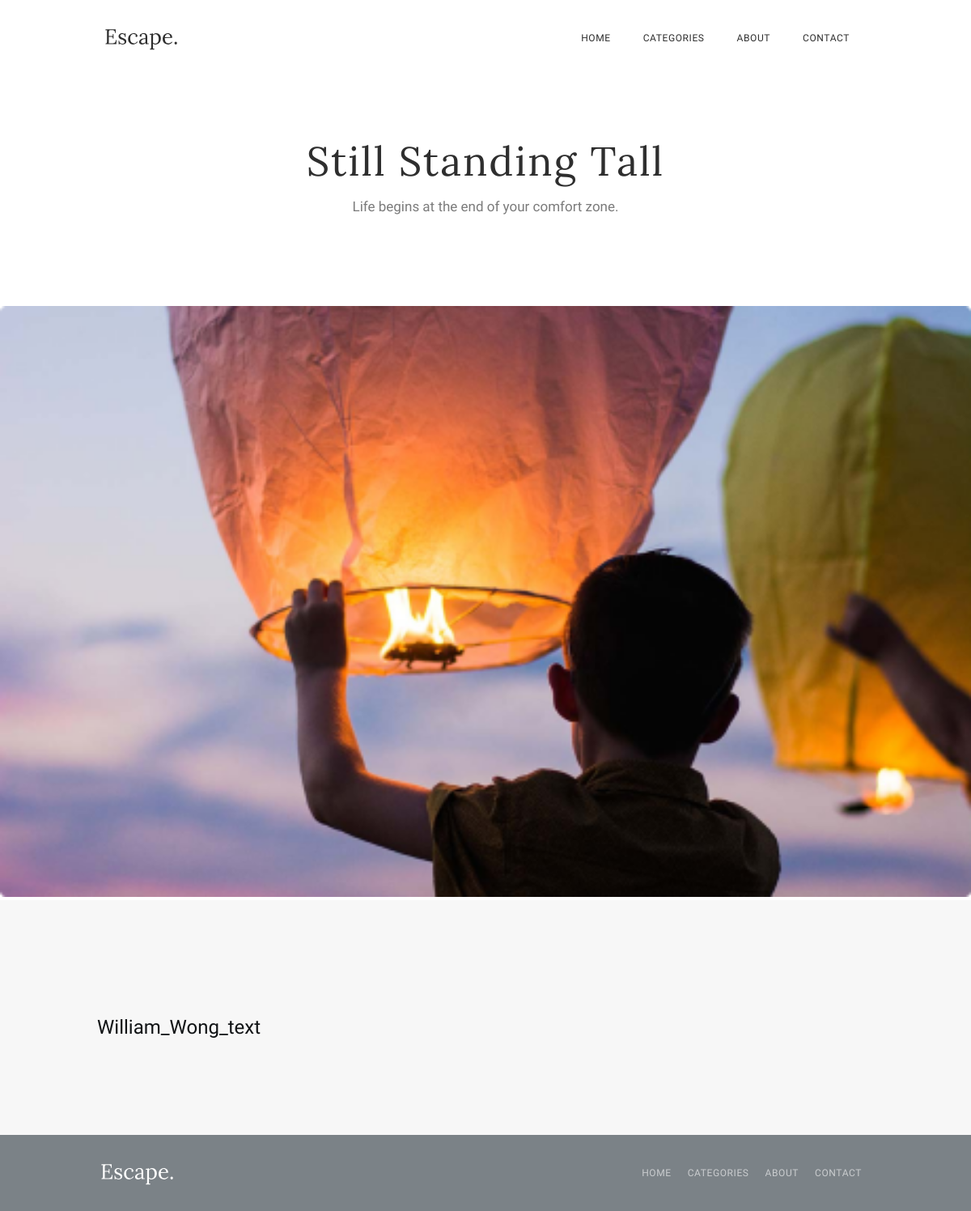
/post?id=3, run on the app's committed database.
### tables this page shows
CREATE TABLE post
(
	`id` INT NOT NULL AUTO_INCREMENT,
	`title` VARCHAR(255),
	`subtitle` VARCHAR(255),
	`content` TEXT NOT NULL,
	`author` VARCHAR(255),
	`author_url` VARCHAR(255),
	`publish_date` VARCHAR(255),
	`image_url` VARCHAR(255),
	`featured` TINYINT(1) DEFAULT 0,
	PRIMARY KEY (`id`)
);

### post.php (the view, shortened to what this page needs)
<?php
$id = $_GET['id'];
function createDBConnection(): mysqli {
    $conn = new mysqli(HOST, USERNAME, PASSWORD, DATABASE);
    return $conn;
  }
  function getAndPrintPostFromDB(mysqli $conn): void {
    global $id, $post;
    $sql = "SELECT * FROM post WHERE id = $id";
    $result = $conn->query($sql);
    $post = $result->fetch_assoc();
  }
  $conn = createDBConnection();
  getAndPrintPostFromDB($conn);
?>
<!DOCTYPE html>
<html>
<head>
    <link rel="stylesheet" href="/static/style/post.css">
</head>
<body>
    <header class="header">
    <div class="top-bar">
            <img class="logo-escape" src="/static/img/logo-escape-black.svg" alt="logo Escape.">
            <nav class="navigation">
                <ul class="navigation__list">
                    <li class="navigation__list-item">
                        <a class="navigation__link" href="./home">Home</a>
                    </li>
                    <li class="navigation__list-item">
                        <a class="navigation__link" href="#">Categories</a>
                    </li>
                    <li class="navigation__list-item">
                        <a class="navigation__link" href="#">About</a>
                    </li>
                    <li class="navigation__list-item">
                        <a class="navigation__link" href="#">Contact</a>
                    </li>
                </ul>
            </nav>
        </div>
    </header>
    <main class="main">
        <h1 class="title"><?= $post['title'] ?></h1>
        <h6 class="under-title"><?= $post['subtitle'] ?></h6>
        <img class="image" src="/static/img/<?= $post['image_url'] ?>" alt="<?= $post['title'] ?>">
        <div class="content">
            <p class="content__text">
                <?= $post['content'] ?>
            </p>
        </div>
    </main>
    <footer class="footer">
        <div class="bottom-bar">
            <img class="logo-escape" src="/static/img/logo-escape-white.svg" alt="logo Escape.">
            <nav class="navigation footer-nav">
                <ul class="navigation__list">
                    <li class="navigation__list-item">
                        <a class="navigation__link navigation__link_padding" href="./home">Home</a>
                    </li>
                    <li class="navigation__list-item">
                        <a class="navigation__link navigation__link_padding" href="#">Categories</a>
                    </li>
                    <li class="navigation__list-item">
                        <a class="navigation__link navigation__link_padding" href="#">About</a>
                    </li>
                    <li class="navigation__list-item">
                        <a class="navigation__link navigation__link_padding" href="#">Contact</a>
                    </li>
                </ul>
            </nav>
        </div>
    </footer>
</body>
</html>

### src/style/post.css (style rules this page uses)
* { margin: 0; padding: 0; }
.title { margin: 0 auto; max-width: 498px; font: 400 50px/51px Lora, sans-serif; letter-spacing: 2px; text-align: center; color: rgba(46, 46, 46, 1); margin-bottom: 20px; padding: 0 20px; }
.under-title { margin: 0 auto; max-width: 504px; font: 400 17px/20px Oxygen, sans-serif; letter-spacing: 0; text-align: center; color: rgba(46, 46, 46, 0.63); margin-bottom: 113px; padding: 0 20px; }
.image { width: 100%; margin: 0 auto; border-radius: 3px; }
.main { width: 100%; }
.content { width: 100%; background: rgba(247, 247, 247, 1); }
.content__text { margin: 0 auto; max-width: 960px; padding-top: 60px; padding-bottom: 40px; padding-left: 20px; padding-right: 20px; font: 400 24px/35px Oxygen, sans-serif; letter-spacing: 0; text-align: left; color: rgba(16, 19, 21, 1); }
@media screen and (min-width: 1024px) { .content__text { margin: 0 auto; max-width: 960px; padding-top: 140px; padding-bottom: 115px; padding-left: 20px; padding-right: 20px; font: 400 24px/35px Oxygen, sans-serif; letter-spacing: 0; text-align: left; color: rgba(16, 19, 21, 1); } }
.header { width: 100%; }
.top-bar { padding: 17px 40px; max-width: 940px; margin: 0 auto 80px; display: flex; flex-wrap: wrap; justify-content: space-between; }
.logo-escape { position: relative; z-index: 1; padding-top: 3px; }
.navigation { display: none; }
.footer-nav { display: block; }
.navigation__list { display: flex; list-style: none; flex-direction: column; justify-content:start; }
.navigation__link { display: block; text-decoration: none; font: 400 11px/26px Oxygen, sans-serif; letter-spacing: 0.6px; text-align: right; color: rgba(46, 46, 46, 1); text-transform: uppercase; }
@media screen and (min-width: 768px) { .navigation { display: block; } }
@media screen and (min-width: 768px) { .navigation__list { display: flex; list-style: none; justify-content: center; flex-wrap: wrap; flex-direction: row; } }
@media screen and (min-width: 768px) { .navigation__link { display: block; text-decoration: none; padding: 10px 20px; font: 400 12px/40px Oxygen, sans-serif; letter-spacing: 0.6px; text-align: left; text-transform: uppercase; } }
.footer { width: 100%; background: url(../img/footer-background.png) rgba(35, 47, 56, 0.6); background-blend-mode: multiply; background-size: cover; }
.bottom-bar { padding: 17px 40px; max-width: 950px; margin: 0 auto; display: flex; flex-wrap: wrap; justify-content: space-between; }
.navigation__link_padding { padding-left: 10px; padding-right: 10px; color: rgba(255, 255, 255, 0.6); }

### data on the page
post: title "Still Standing Tall", subtitle "Life begins at the end of your comfort zone.", image_url (picture), content "William_Wong_text"
